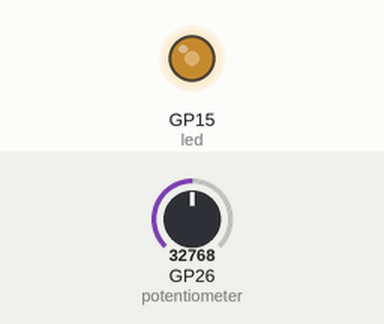
Recording of a program running on a simulated Raspberry Pi Pico running MicroPython. Shown: output pins drawn as LEDs (lit = HIGH). Inputs (shaded band) come from the test bench; at power-on: GP26 (potentiometer) = 32768 (analog values on the 0–65535 scale).

Above: at 1.2 s.
1.3 s: GP26 (potentiometer) set to 45874
At 2.1 s:
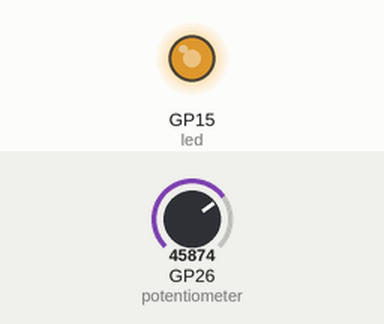
2.8 s: GP26 (potentiometer) set to 57670
At 3.2 s:
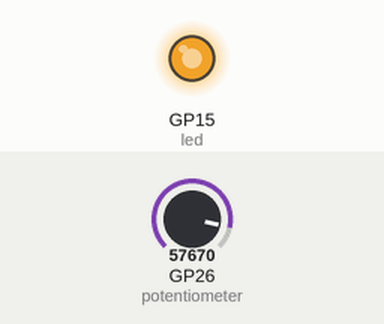
4.3 s: GP26 (potentiometer) set to 7864
At 5.5 s:
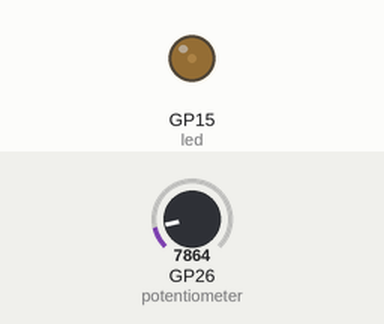
5.8 s: GP26 (potentiometer) set to 0
At 6.7 s:
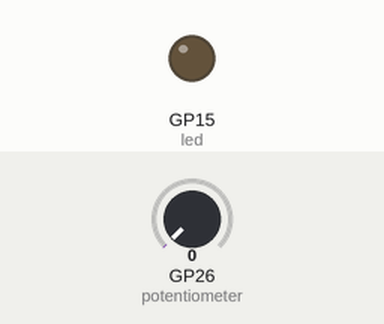
Timing chart, 0 to 8.3 s (numbered marks = the images above; inputs shaded):
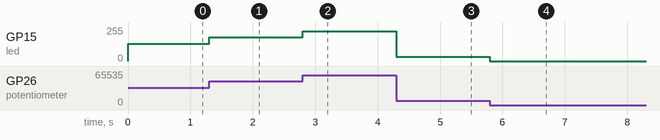

Measured:
- after the input at 1.3 s, GP15 (led): 128/255 → 178/255 at once
- after the input at 2.8 s, GP15 (led): 178/255 → 224/255 at once
- after the input at 4.3 s, GP15 (led): 224/255 → 31/255 at once
- after the input at 5.8 s, GP15 (led): 31/255 → 0/255 at once

The program:

Potentiometer.py
```python
import machine
import utime

conversion_factor = 3.3/65535
potentiometer = machine.ADC(26)
led = machine.PWM(machine.Pin(15))
led.freq(1000)

while True:
    led.duty_u16(potentiometer.read_u16())
    # voltage = potentiometer.read_u16() * conversion_factor
    # print(voltage)
    # utime.sleep(2)
    
```
